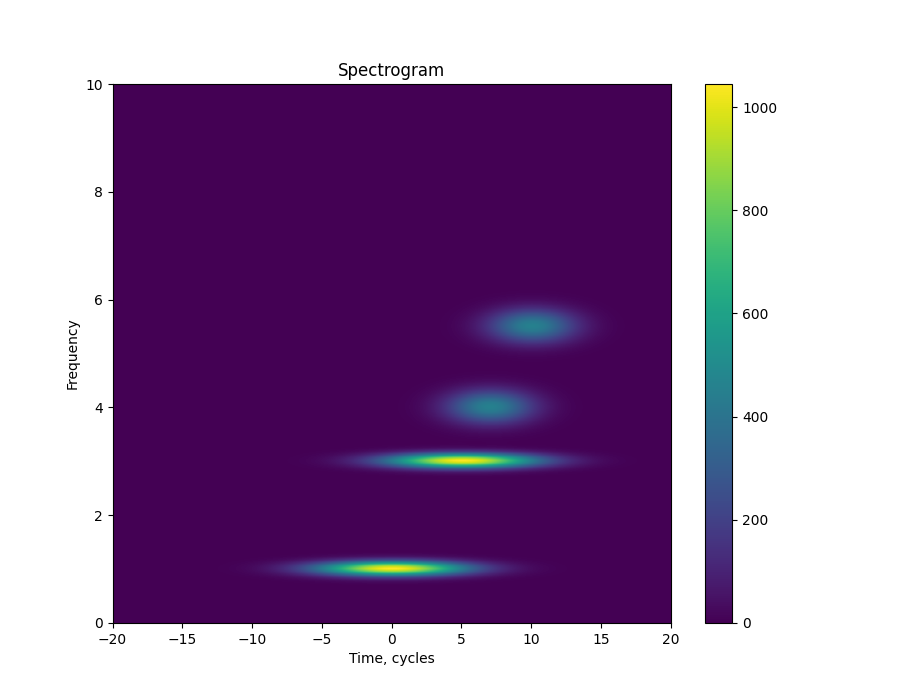

Source code (Python):
# Create file spectrogram.py
import math
import matplotlib.pyplot as plt
from mpi4py import MPI
import numpy as np

comm = MPI.COMM_WORLD
size = comm.Get_size()
rank = comm.Get_rank()

steps_in_t = 3**9+6
t = np.linspace(-20*2*math.pi, 20*2*math.pi, steps_in_t)
y=np.sin(t)*np.exp(-t**2/2/20**2)
y=y+np.sin(3*t)*np.exp(-(t-5*2*math.pi)**2/2/20**2)
y=y+np.sin(5.5*t)*np.exp(-(t-10*2*math.pi)**2/2/5**2)
y=y+np.sin(4*t)*np.exp(-(t-7*2*math.pi)**2/2/5**2)
    
nwindowsteps = 10000
window_positions= np.linspace(-20*2*math.pi, 20*2*math.pi, nwindowsteps)
window_width = 2.0*2*math.pi

chunk_size = len(window_positions)//size + 1
chunk_head = chunk_size * rank
chunk_tail = chunk_size * (rank + 1)
if chunk_tail > len(window_positions):
    chunk_tail = len(window_positions)

specgram = np.empty([len(t), chunk_tail-chunk_head])
for i, w in enumerate(window_positions[chunk_head:chunk_tail]):
    window_funtion = np.exp(-(t-w)**2/2/window_width**2)
    y_window = y * window_funtion
    specgram[:,i] = abs(np.fft.fft(y_window))

print(f"process {rank}: from {chunk_head} to {chunk_tail}")
  
all_specgram_patched = comm.gather((chunk_head, specgram),root=0)

if rank == 0:
    print(f"all shape: {specgram.shape}")
    for specgram_patch in sorted(all_specgram_patched)[1:]:
        specgram = np.concatenate((specgram, specgram_patch[1]), axis=1)
    
    fig, ax = plt.subplots()
    ax.set_ylim(0, 10)
    w=np.fft.fftfreq(len(y), d=(t[1]-t[0])/2/math.pi)
    im = ax.imshow(specgram, aspect='auto', origin='lower', extent=[min(t)/2/math.pi, max(t)/2/math.pi, y[0], 2 * w[int(len(w)/2)-1]])
    fig.set_size_inches(9, 7, forward=True)
    fig.colorbar(im, ax=ax)
    ax.set_xlabel('Time, cycles')
    ax.set_ylabel('Frequency')
    ax.title.set_text('Spectrogram')
#     plt.show()
    plt.savefig('spectrogram.png')
